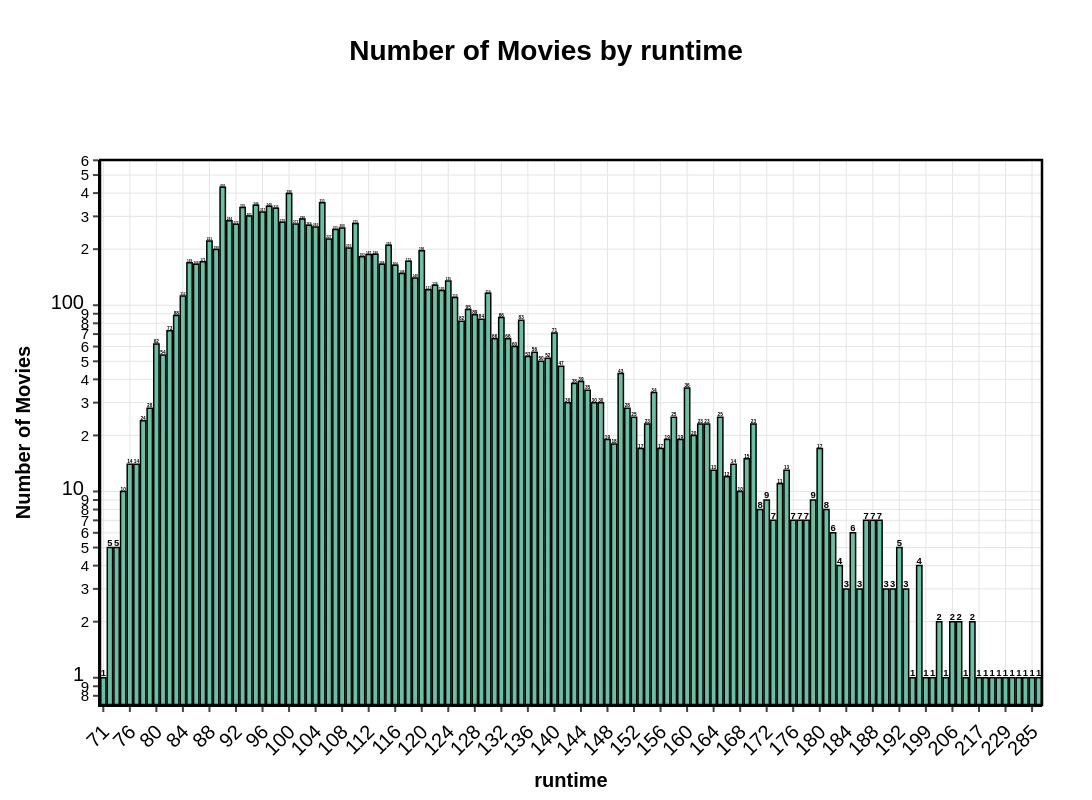

The notebook cell saved with this chart:
### Markdown cell above
# Time analysis

### Code cell
plot_and_export_categorical_distribution(movie, "runtime", "runtime", 0, False, True, "charts", True, True, filename_prefix='step_2')
